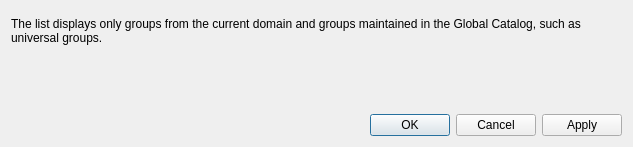
<?xml version="1.0" encoding="UTF-8"?>
<ui version="4.0">
 <class>MemberOfGroupWidget</class>
 <widget class="QWidget" name="MemberOfGroupWidget">
  <property name="geometry">
   <rect>
    <x>0</x>
    <y>0</y>
    <width>633</width>
    <height>147</height>
   </rect>
  </property>
  <property name="windowTitle">
   <string>Form</string>
  </property>
  <layout class="QGridLayout" name="gridLayout">
   <item row="0" column="0">
    <widget class="MemberOfBaseWidget" name="memberOfBaseWidget" native="true"/>
   </item>
   <item row="1" column="0">
    <widget class="QLabel" name="descriptionLabel">
     <property name="text">
      <string>The list displays only groups from the current domain and groups maintained in the Global Catalog, such as universal groups.</string>
     </property>
     <property name="wordWrap">
      <bool>true</bool>
     </property>
    </widget>
   </item>
   <item row="2" column="0">
    <spacer name="verticalSpacer">
     <property name="orientation">
      <enum>Qt::Vertical</enum>
     </property>
     <property name="sizeHint" stdset="0">
      <size>
       <width>588</width>
       <height>52</height>
      </size>
     </property>
    </spacer>
   </item>
   <item row="3" column="0">
    <widget class="QDialogButtonBox" name="dialogButtonBox">
     <property name="standardButtons">
      <set>QDialogButtonBox::Apply|QDialogButtonBox::Cancel|QDialogButtonBox::Ok</set>
     </property>
    </widget>
   </item>
  </layout>
 </widget>
 <customwidgets>
  <customwidget>
   <class>MemberOfBaseWidget</class>
   <extends>QWidget</extends>
   <header>memberofbasewidget.h</header>
   <container>1</container>
  </customwidget>
 </customwidgets>
 <resources/>
 <connections/>
</ui>
